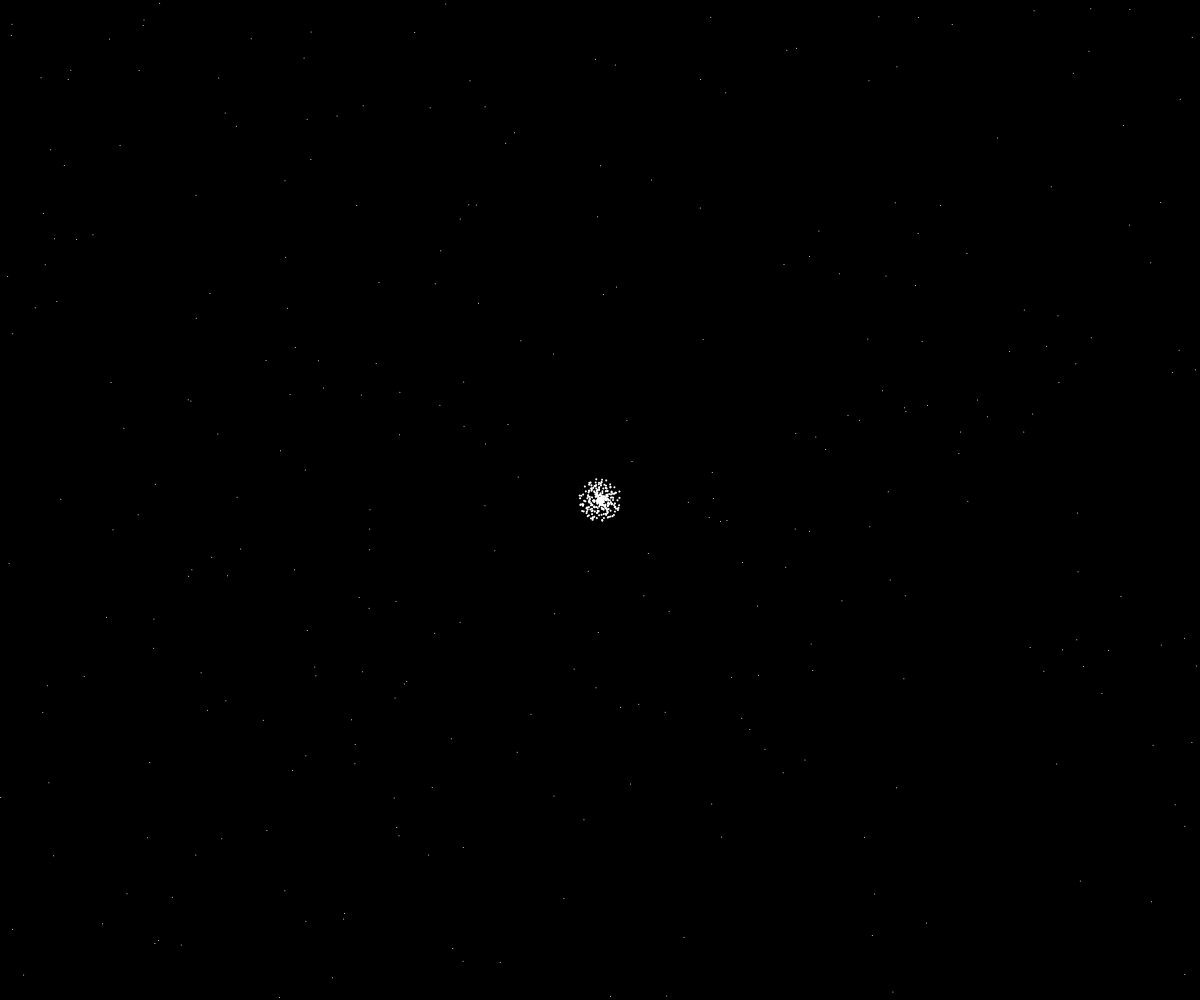
Frame 1 (no input)
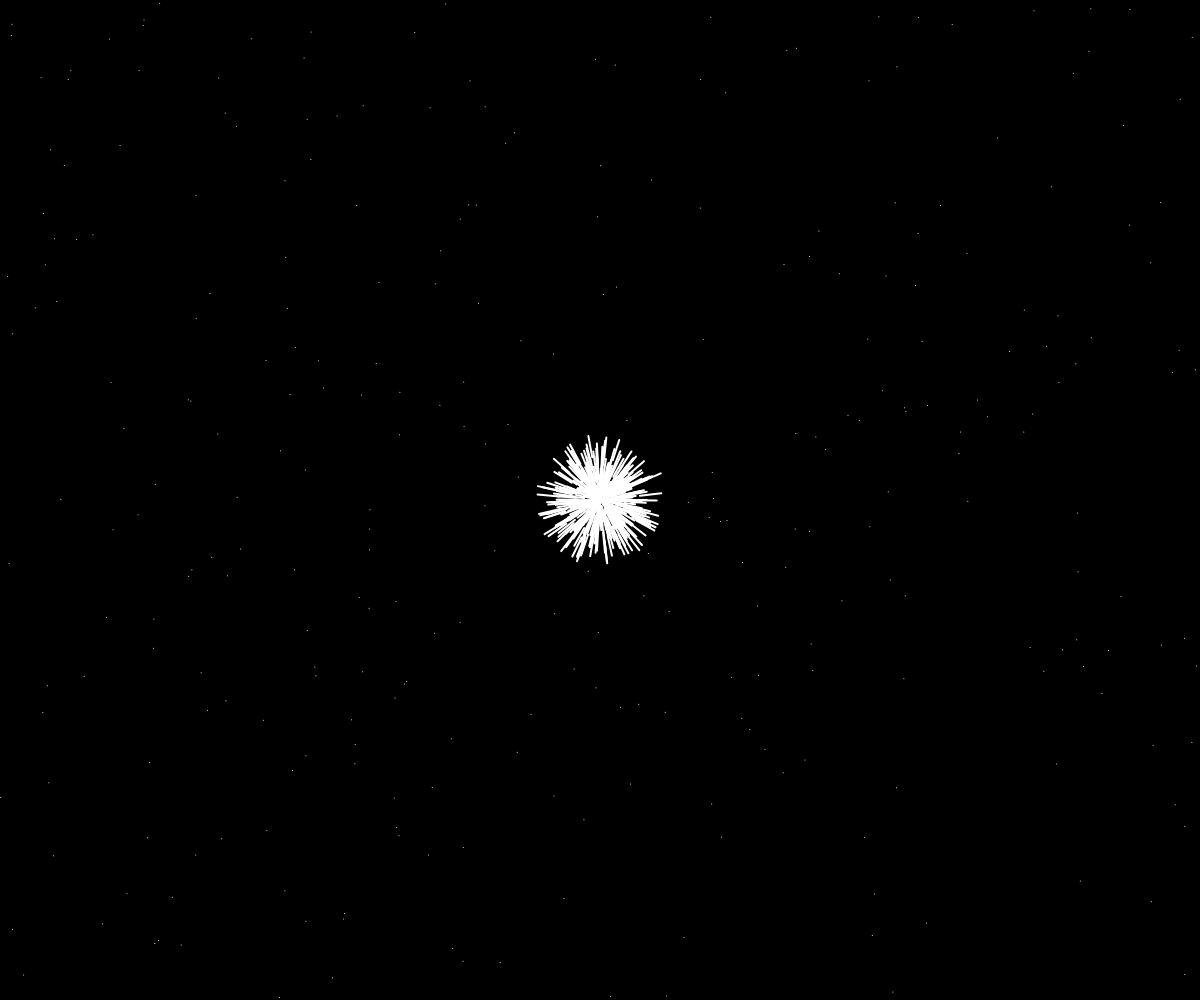
Frame 60 (no input)
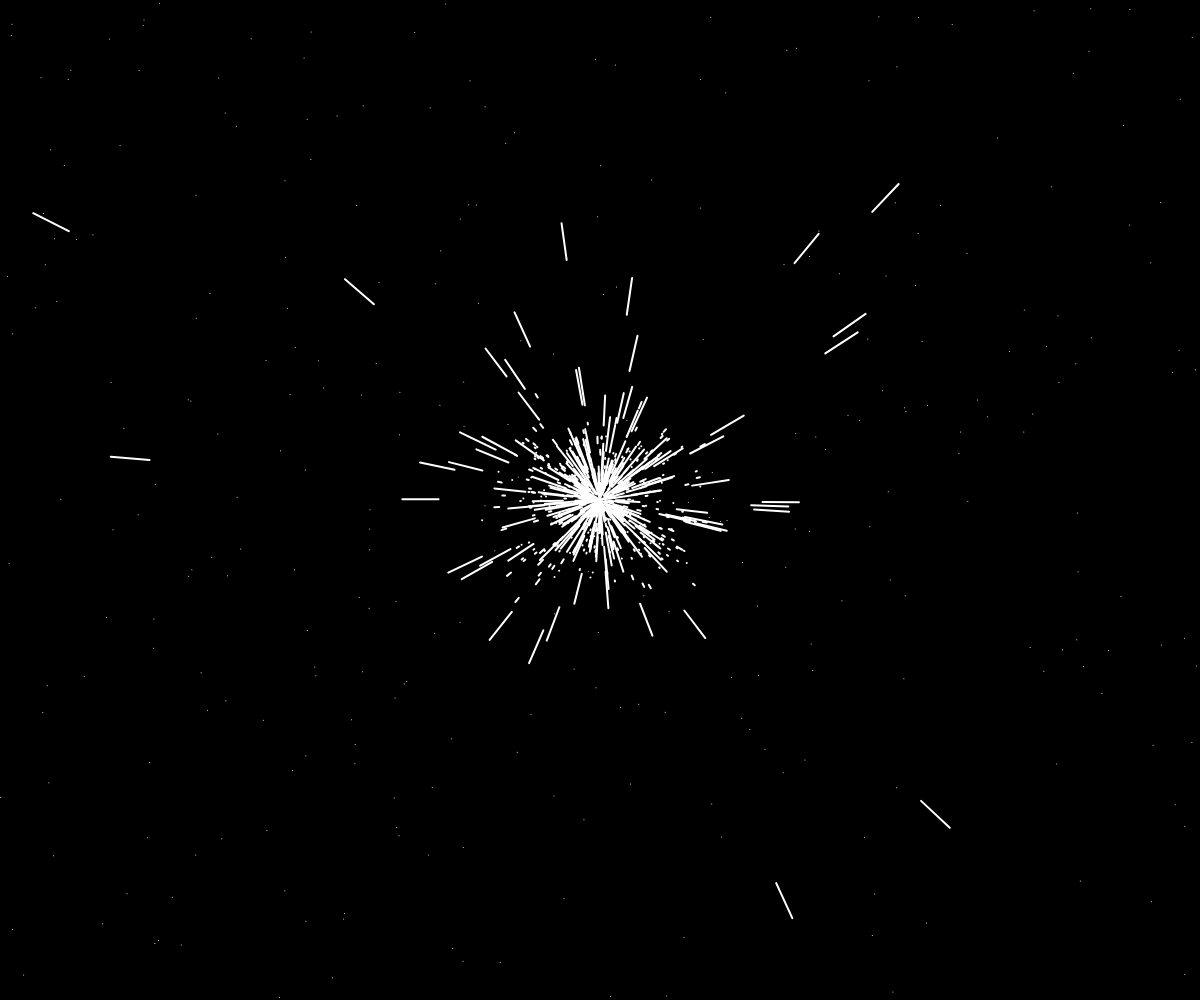
Frame 120 (the mouse pressed at the canvas centre since frame 60)

The p5.js sketch that drew these frames (run headless with seeded random() and noise() and a simulated clock; from frame 60 on, the mouse is pressed at the canvas centre):

// p5.js sketch
// ── sketch.js
let stars = [];
let introStars = [];
let fakeStars = [];
let maxStars = 300;
let maxIntroStars = 300;
let introFrames = 100;

function setup() {
  createCanvas(window.innerWidth, window.innerHeight);
  for (let i = 0; i < maxIntroStars; i++) {
    introStars.push(new Star(1));
  }
  for (let i = 0; i < maxStars; i++) {
    fakeStars.push(new Star(0));
  }
}

function draw() {
  background(0);
  fill(255);
  stroke(255);
  translate(width / 2, height / 2);

  strokeWeight(2);
  for (let i = 0; i < stars.length; i++) {
    stars[i].update();
    stars[i].show();
  }

  strokeWeight(1);
  for (let i = 0; i < fakeStars.length; i++) {
    point(fakeStars[i].x, fakeStars[i].y);
  }

  strokeWeight(2);
  if (introFrames > 0) {
    for (let i = 0; i < floor(maxStars / 100); i++) {
      stars.push(new Star(1));
    }

    for (let i = 0; i < introStars.length; i++) {
      introStars[i].update();
      introStars[i].show();
    }

    textSize(introFrames);
    strokeWeight(0);
    fill("rgba(244, 66, 66, 255)");
    textAlign(CENTER, CENTER);
    introFrames -= 0.5;
  }
}

function mouseClicked() {
  noLoop();
}
// ── star.js
class Star {

  constructor(type) {

    if (type == 1) {
      // Moving Stars
      let r = random(width / 60);
      let angle = random(0, 2 * PI);
      this.x = r * Math.cos(angle);
      this.y = r * Math.sin(angle);
      this.z = random(0.95 * width, width);
      this.life = 0;
      } else {
        this.x = random(-width / 2, width / 2);
        this.y = random(-height / 2, height / 2);
      }
    }
  

  update() {
    this.z -= 10;
    this.life++;
    if (this.z < 1) {
      this.x = random(-width / 20, width / 20);
      this.y = random(-height / 20, height / 20);
      this.z = random(width * 0.5, width);
      this.life = 0;
    }
  }

  show() {
    var tempx = map(this.x / this.z, -0.5, 0.5, -width / 2, width / 2);
    var tempy = map(this.y / this.z, -0.5 * height / width, 0.5 * height / width, -height / 2, height / 2);

    let r = map(this.z, 1, width, 40, 0.1) * Math.min(1, this.life / 15);
    let angle = Math.atan2(this.y, this.x);

    let x1 = tempx + r * Math.cos(angle);
    let y1 = tempy + r * Math.sin(angle);

    line(tempx, tempy, x1, y1);
  }
}
